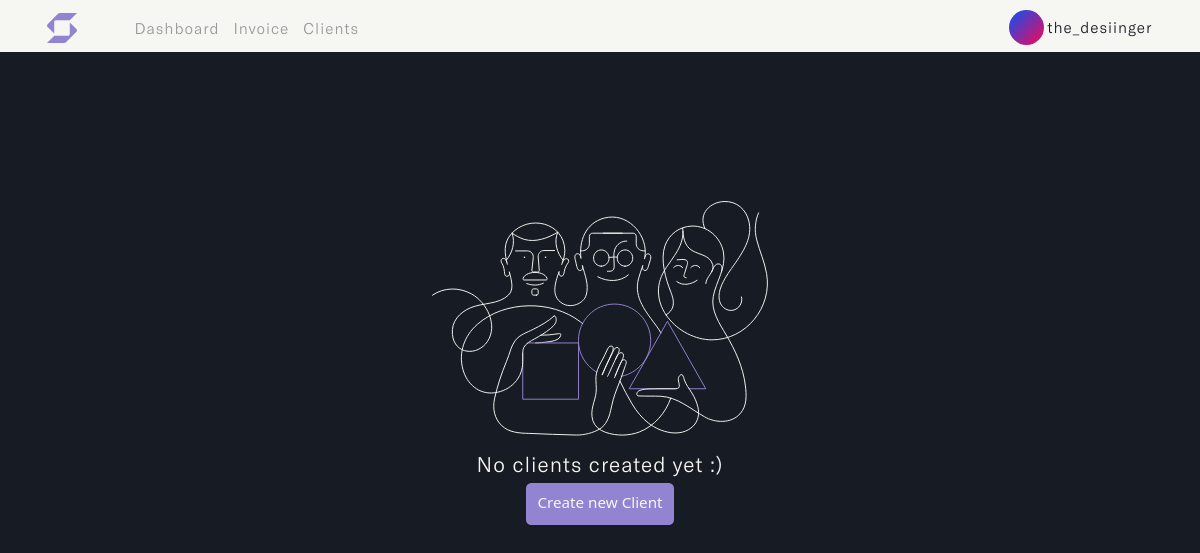
/clients (signed in), run on an earlier commit of the app's database.
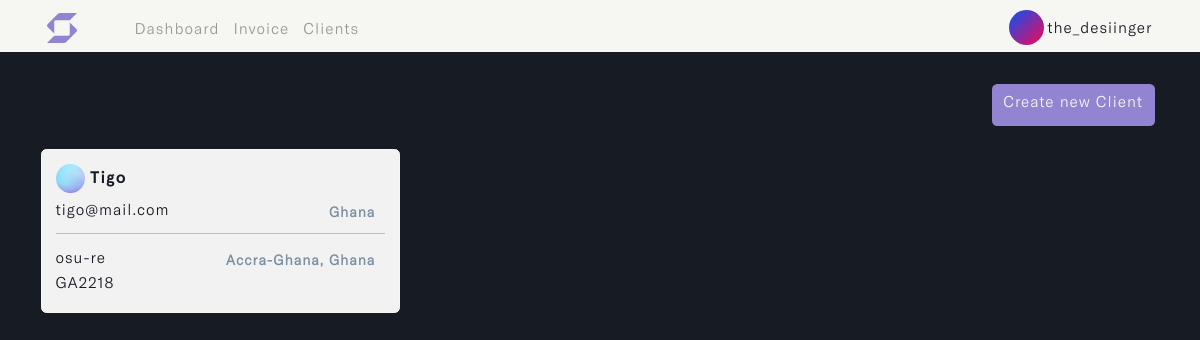
And on a later commit of the database.
### user/models.py (models this page shows)
class Profile(models.Model):
    user = models.OneToOneField(User, on_delete=models.CASCADE, blank=True, null=True)
    name = models.CharField(max_length=255, unique=True)
    username = models.CharField(max_length=255, unique=True)
    email = models.EmailField(max_length=255, unique=True)
    updated_time_stamp = models.DateTimeField(auto_now=True)
    created_time_stamp = models.DateTimeField(auto_now_add=True)
    id = models.UUIDField(default=uuid.uuid4, primary_key=True, unique=True, editable=False)
    def __str__(self):
        return self.username

### invoice/models.py (models this page shows, shortened)
class Client(models.Model):
    account_owner = models.ForeignKey(Profile, on_delete=models.CASCADE)
    name = models.CharField(max_length=50, unique=True)
    address = models.CharField(max_length=255, default='...')
    country = models.CharField(max_length=50)
    email = models.EmailField(max_length=100, unique=True, default='...')
    phone_number = models.IntegerField(null=True, blank=True, default='(xxx)xxx-xxxx')
    city_state = models.CharField(max_length=50)
    postal_code = models.CharField(max_length=30, default='...')
    client_avatar = models.ImageField(null=True, blank=True, upload_to='client_avatar/', default='emil-kowalski.png')
    updated_time_stamp = models.DateTimeField(auto_now=True)
    created_time_stamp = models.DateTimeField(auto_now_add=True)
    id = models.UUIDField(default=uuid.uuid4, primary_key=True, unique=True, editable=False)
    @property
    def imageURL(self):
        try:
            url = self.client_avatar.url
        except:
            url = ''
        return url
    class Meta:
        ordering = ['-updated_time_stamp']

### invoice/views.py (the view, shortened to what this page needs)
# urls.py: path('clients', views.create_client, name='clients'),
@login_required(login_url='login')
def create_client(request):
    profile = request.user.profile
    clients = profile.client_set.all()
    form = ClientCreationForm()
    default_clientImg = "https://swift-bill-bucket.s3.amazonaws.com/emil-kowalski.png"
    context = {'form': form, 'clients': clients, 'clientImg': default_clientImg}
    return render(request, 'invoice/client.html', context)

### invoice/templates/invoice/client.html (shortened to what this page needs)
{% load static %}
{% load humanize %}
<!DOCTYPE html>
<html lang="en" class="js has-scroll-init has-scroll-smooth">
  <head>
    <link rel="stylesheet" href="{% static '/css/bootstrap.min.css' %}" />
    <link rel="stylesheet" href="{% static '/css/client.css' %}" />
  </head>
  <body
    id="pageTop"
    class="page-content"
    data-spy="scroll"
    data-target="#mainNav"
  >
    {% include 'invoice/nav.html' %}
    <main>
      <div data-scroll class="page page--layout-2" id="main">
        <div id="client--hero">
          <div class="container">
            <div class="client--intro">
              {% if clients %}
              <div id="clients_">
                <h6>
                  <a
                    href="#"
                    class="btn"
                    id="save_btn"
                    data-bs-toggle="offcanvas"
                    data-bs-target="#offcanvasRight"
                    aria-controls="offcanvasRight"
                  >
                    Create new Client
                  </a>
                </h6>
                <div class="row">
                  {% for client in clients %}
                  <div class="col-md-4">
                    <a href="{% url 'client-details' client.id %}">
                      <div class="card">
                        <div class="card-body">
                          <div id="client--container">
                            <h4>
                              {% if client.imageURL != clientImg %}
                              <img
                                src="{{client.imageURL}}"
                                src="{% static '/images/emil-kowalski.png' %}"
                                class="img-fluid rounded-circle"
                                id="avatar-img"
                                alt="avatar-img"
                              />
                              {% endif %}
                              {{client.name}}
                            </h4>
                            <h5>
                              {{client.email | truncatechars:25}}
                              <span class="badge" id="location">
                                {{client.country}}
                              </span>
                            </h5>
                            <hr id="divider--line" />
                            <h5>
                              {{client.address | truncatechars:25}}
                              <span class="badge"
                                >{{client.city_state}}, {{client.country}}</span
                              >
                            </h5>
                            <h5 id="postal--code">
                              {{client.postal_code}}
                              <span class="badge">
                              </span>
                            </h5>
                          </div>
                        </div>
                      </div>
                    </a>
                  </div>
                  {% endfor %}
                </div>
              </div>
              {% else %}
              <div id="no--clients">
                <img
                  src="{% static '/images/no-client.svg' %}"
                  class="img-fluid no--client-img d-flex mx-auto"
                  alt="no--client-img"
                />
                <p>No clients created yet :)</p>
                <center>
                  <a
                    href="#"
                    class="btn"
                    id="create--btn"
                    data-bs-toggle="offcanvas"
                    data-bs-target="#offcanvasRight"
                    aria-controls="offcanvasRight"
                  >
                    Create new Client
                  </a>
                </center>
              </div>
              {% endif %}
            </div>
          </div>
        </div>
      </div>
    </main>
  </body>
</html>

### invoice/templates/invoice/nav.html (shortened to what this page needs)
{% load static %}
{% load active_link_tags %}
<nav class="navbar navbar-expand-lg fixed-top menu" id="mainNav">
  <div class="container">
    <a class="navbar-brand" href="{% url 'dashboard' %}">
      <img
        src="{% static '/images/swift_logo.svg' %}"
        class="img-fluid"
        id="logo"
        alt="logo"
      />
    </a>
    <div class="collapse navbar-collapse" id="navbarSupportedContent">
      <ul class="navbar-nav me-auto mb-2 mb-lg-0 left--links">
        <li class="nav-item">
          <a
            class="nav-link {% active_link 'dashboard' %}"
            href="{% url 'dashboard' %}"
            >Dashboard</a
          >
        </li>
        <li class="nav-item">
          <a
            class="nav-link {% active_link 'invoice' %}"
            href="{% url 'invoice' %}"
            >Invoice</a
          >
        </li>
        <li class="nav-item">
          <a
            class="nav-link {% active_link 'clients' %}"
            href="{% url 'clients' %}"
            >Clients</a
          >
        </li>
      </ul>
      <ul class="navbar-nav mb-2 mb-lg-0" id="rightNav">
        <li class="nav-item dropdown">
          <a class="nav-link" href="{% url 'profile' %}">
            <img
              id="profile_img"
              src="{% static '/images/user-avatar.svg' %}"
              class="img-fluid rounded-circle"
              alt="logo"
            />
            <small>{{request.user.profile}}</small>
          </a>
        </li>
      </ul>
    </div>
  </div>
</nav>

### templates/toast.html (shortened to what this page needs)
{% load static %}

### static/css/client.css (style rules this page uses)
*, *::after, *::before { box-sizing: border-box; margin: 0; padding: 0; }
html, body { box-sizing: border-box; font-size: 14px; margin: 0; padding: 0; width: 100%; overflow-x: hidden; background: var(--main-color); -webkit-font-smoothing: antialiased; -moz-osx-font-smoothing: grayscale; scroll-behavior: smooth; }
a { text-decoration: none; }
.page-content { --main-color: #171b23; --text-color: #f6f6f3; --header-font: "Apercu-Bold"; --text-font: "GTAmerica-Light"; }
a { text-decoration: none; color: var(--accent-color); }
#mainNav { transform: translateY(0); transition: padding-top 0.3s, padding-bottom 0.3s; padding-top: 3px; padding-bottom: 0px; background: var(--text-color); transform: translateY(0); opacity: 1; z-index: 9; width: 100vw; }
#logo { width: 35px; height: auto; margin-left: 20%; margin-top: 10%; margin-bottom: 10%; }
#profile_img { width: 35px; }
#mainNav small { font-size: 1.2rem; font-family: var(--text-font); color: var(--main-color); letter-spacing: 1px; vertical-align: middle; }
.left--links a { font-family: var(--text-font); color: #999; letter-spacing: 1px; font-size: 1.2rem; line-height: normal; }
#client--hero { margin-top: 24%; }
.client--intro h6 { font-size: 1.3rem; font-family: var(--text-font); color: #7b8fa1; letter-spacing: 1px; margin-bottom: 3%; }
#save_btn { color: var(--text-color); letter-spacing: 1px; font-family: var(--text-font); font-size: 1.2rem; background: #9384d1; transition: all 0.5s ease-in-out; margin-bottom: 2%; margin-left: 43%; }
.client--intro .card { border: 1px solid var(--text-color); background: #f7f7f7f9; margin-bottom: 3%; }
.client--intro .card h5 span { float: right; }
.client--intro .card h4 { font-size: 1.3rem; font-family: var(--header-font); color: var(--main-color); letter-spacing: 1px; text-transform: capitalize; }
.client--intro #avatar-img { width: 11%; }
.client--intro .card h5 { font-size: 1.2rem; font-family: var(--text-font); color: var(--main-color); letter-spacing: 1px; margin-bottom: 2%; }
.client--intro .card h5 span { font-size: 1.1rem; color: #7b8fa1; text-transform: capitalize; }
@media (min-width: 1200px) { #logo { width: 30px; margin-left: 20%; margin-top: 5%; margin-bottom: 5%; } }
@media (min-width: 1200px) { #mainNav small { font-size: 1.1rem; } }
@media (min-width: 1200px) { .left--links { margin-left: 4%; } }
@media (min-width: 1200px) { .left--links a { font-size: 1.1rem; } }
@media (min-width: 1200px) { #client--hero { margin-top: 7%; } }
@media (min-width: 1200px) { .client--intro h6 { font-size: 1.2rem; margin-bottom: 1%; } }
@media (min-width: 1200px) { #save_btn { font-size: 1.1rem; margin-bottom: 1%; margin-left: 85%; } }
@media (min-width: 1200px) { .client--intro .card { margin-bottom: 2%; } }
@media (min-width: 1200px) { .client--intro .card h4 { font-size: 1.2rem; } }
@media (min-width: 1200px) { .client--intro #avatar-img { width: 9%; } }
@media (min-width: 1200px) { .client--intro .card h5 { font-size: 1.1rem; } }
@media (min-width: 1200px) { .client--intro .card h5 span { font-size: 1rem; } }

What changed in the data, as far as the page shows it:
added Client: imageURL (picture), name "Tigo", email "tigo@mail.com", country "Ghana", address "osu-re", city_state "Accra-Ghana", postal_code "GA2218"
Also different on the page:
text no longer shown: "No clients created yet :)"
